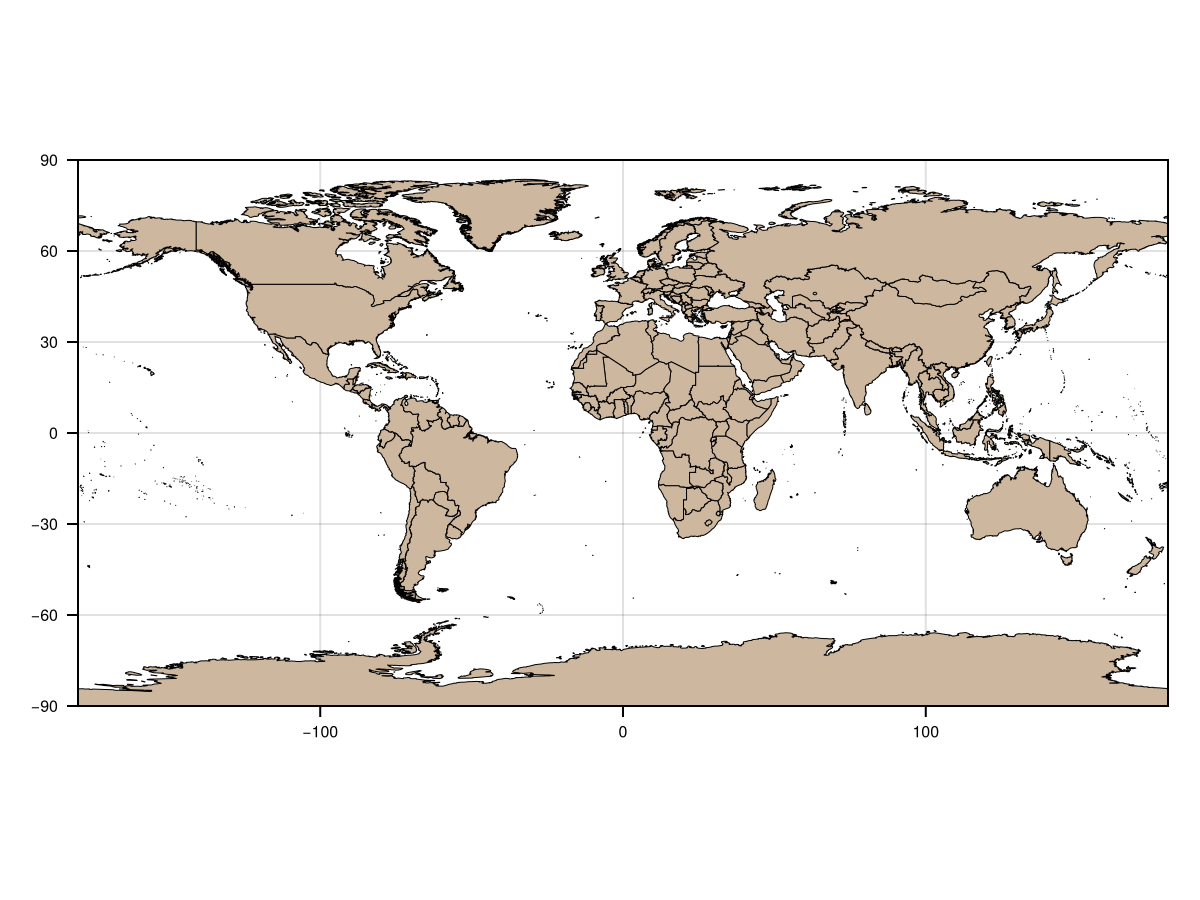

The Julia source for this figure:
using OceanAnalysis, CairoMakie
c = coastline()
fig = plot_coastline(c)
save("coastline.png", fig)
